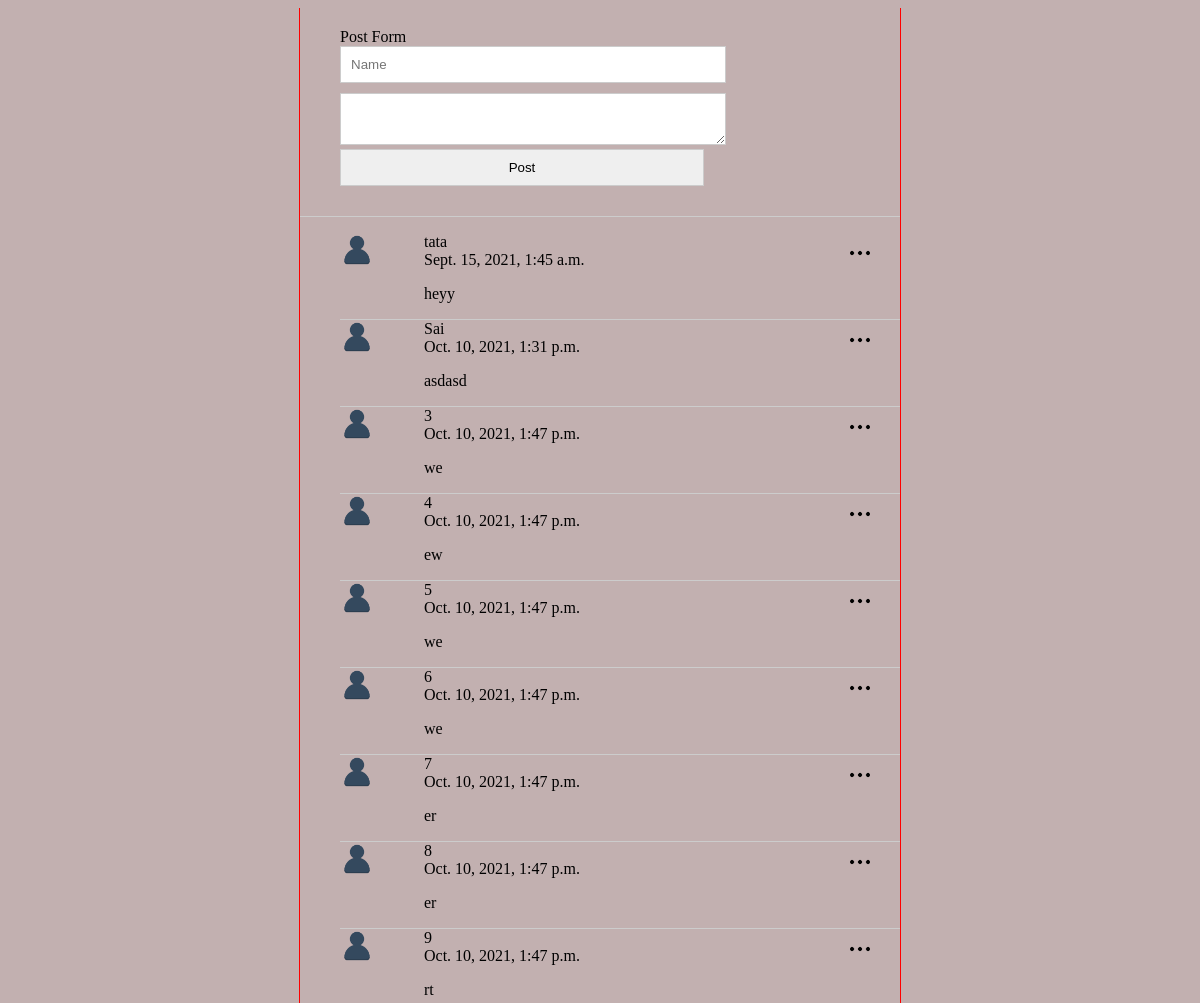
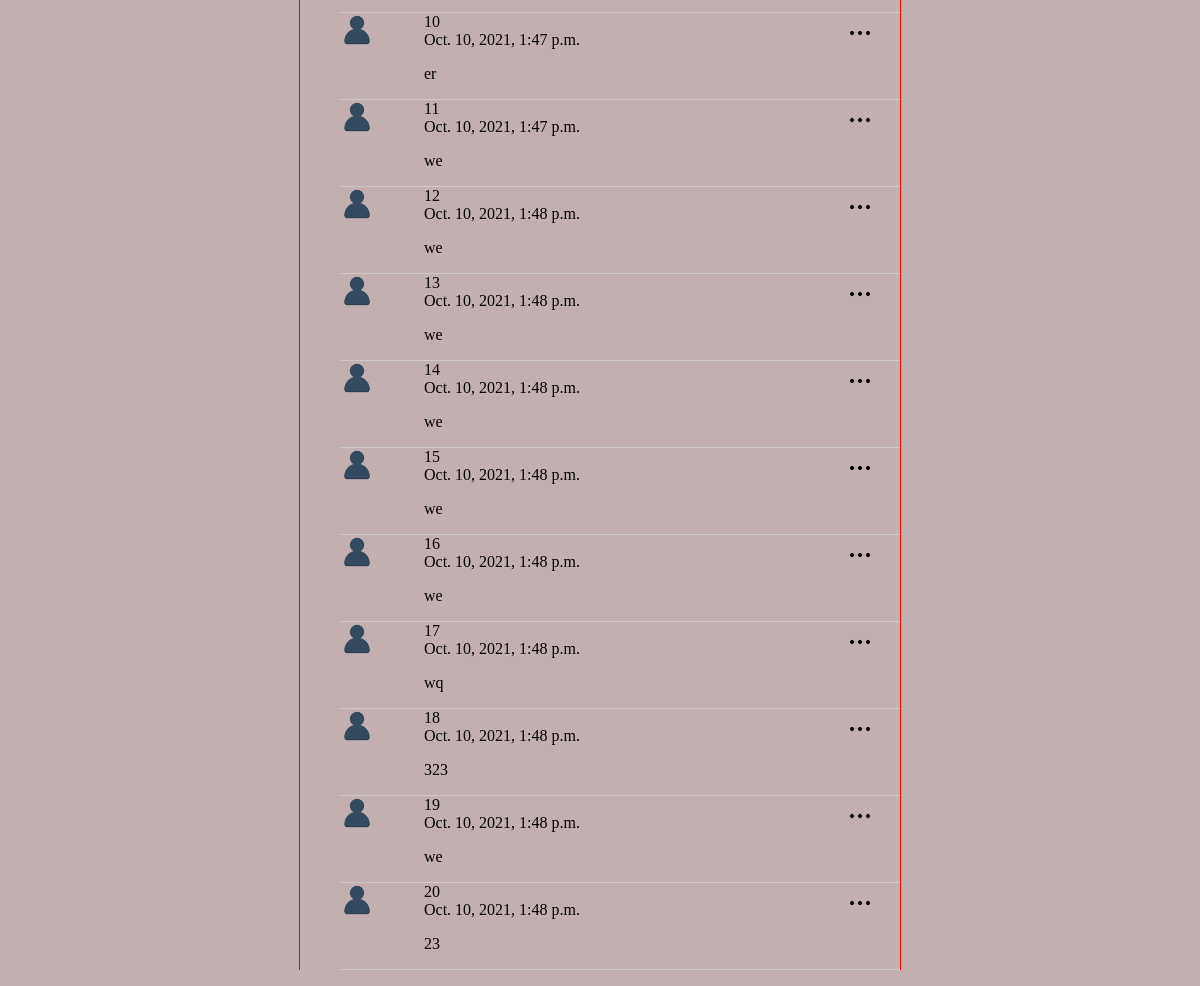
The page / on the database its author committed (2 pictures, top to bottom).
### posts/models.py (models this page shows)
class Post(models.Model):
    class Meta(object):
        db_table = 'post'
    name = models.CharField(
        'Name', blank=False, null=False, max_length=14, db_index=True, default='Anonymous',
    )
    body = models.CharField(
        'Body', blank=True, null=True, max_length=140, db_index=True,
    )
    created_at= models.DateTimeField(
        'Created Datetime', blank=True, auto_now_add=True
    )

### posts/views.py (the view, shortened to what this page needs)
# urls.py: path('',views.index, name='index'),
def index(request):
    print("hello world")
    posts = Post.objects.all()[:20]
    return render(request, 'posts.html',
                  {'posts': posts})

### templates/posts.html (shortened to what this page needs)
{% extends "base.html" %}{% block content %} {% load static %}
<section class="content">
  <section class="post_form">Post Form
      <form action="/" method="POST" enctype="multipart/form-data">
    <input type="text" name="name" placeholder="Name" required/>
    <textarea type="text" name="body"  placeholder="Tell us anything" required> </textarea>
    <input type="submit" value="Post"/>
</form>
  </section>
  <section class="posts">
      <ul>
      {% for post in posts %}
      <li>
        <img class ="menu_icon js-menu-icon" src="{% static 'img/more.png' %}"/>
          <div class="logo">
      <img src="{% static 'img/user.jpg' %}"/>
      </div>
      <div class="name_body">
      <div> {{ post.name }} </div>
        <div> {{ post.created_at }} </div>
         <p> {{ post.body }}</p>
        </div>
       </li>
      {% endfor %}
       </ul>
  </section>
</section>
{% endblock %}

### templates/base.html (shortened to what this page needs)
<!DOCTYPE html>
<html lang="en">
  <head>
    {% load static %}
    <link href="{% static 'css/style.css' %}" rel="stylesheet" />
  </head>
  <body>
    {% block content %} {{content}} {% endblock %}
  </body>
</html>

### static/css/style.css (style rules this page uses)
body { height: 100%; background-color: rgb(194, 176, 176); }
.content { max-width: 600px; height: 100%; margin: 0 auto; border-left: 1px solid red; border-right: 1px solid red; }
.posts li { display: flex; border-bottom: 1px solid #ccc; position: relative; }
.posts li .logo { flex-basis: 15%; }
.posts .logo img { width: 40%; }
.posts li .name_body { flex-basis: 85%; }
.post_form { padding: 20px 40px; border-bottom: 1px solid #ccc; }
.post_form input { width: 70%; margin-bottom: 10px; padding: 10px; border: 1px solid #ccc; }
.post_form textarea { width: 70%; padding: 10px; border: 1px solid #ccc; }
.posts li .menu_icon { width: 20px; position: absolute; right: 30px; top: 10px; }

### rows shown on the page
Post: name "tata", created_at "Sept. 15, 2021, 1:45 a.m.", body "heyy"
Post: name "Sai", created_at "Oct. 10, 2021, 1:31 p.m.", body "asdasd"
Post: name "3", created_at "Oct. 10, 2021, 1:47 p.m.", body "we"
Post: name "4", created_at "Oct. 10, 2021, 1:47 p.m.", body "ew"
Post: name "5", created_at "Oct. 10, 2021, 1:47 p.m.", body "we"
Post: name "6", created_at "Oct. 10, 2021, 1:47 p.m.", body "we"
Post: name "7", created_at "Oct. 10, 2021, 1:47 p.m.", body "er"
Post: name "8", created_at "Oct. 10, 2021, 1:47 p.m.", body "er"
Post: name "9", created_at "Oct. 10, 2021, 1:47 p.m.", body "rt"
Post: name "10", created_at "Oct. 10, 2021, 1:47 p.m.", body "er"
Post: name "11", created_at "Oct. 10, 2021, 1:47 p.m.", body "we"
Post: name "12", created_at "Oct. 10, 2021, 1:48 p.m.", body "we"
Post: name "13", created_at "Oct. 10, 2021, 1:48 p.m.", body "we"
Post: name "14", created_at "Oct. 10, 2021, 1:48 p.m.", body "we"
Post: name "15", created_at "Oct. 10, 2021, 1:48 p.m.", body "we"
Post: name "16", created_at "Oct. 10, 2021, 1:48 p.m.", body "we"
Post: name "17", created_at "Oct. 10, 2021, 1:48 p.m.", body "wq"
Post: name "18", created_at "Oct. 10, 2021, 1:48 p.m.", body "323"
Post: name "19", created_at "Oct. 10, 2021, 1:48 p.m.", body "we"
Post: name "20", created_at "Oct. 10, 2021, 1:48 p.m.", body "23"
